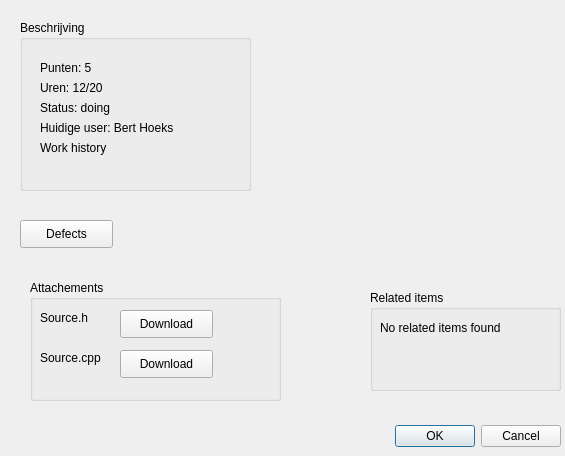
<?xml version="1.0" encoding="UTF-8"?>
<ui version="4.0">
 <class>SBI</class>
 <widget class="QDialog" name="SBI">
  <property name="geometry">
   <rect>
    <x>0</x>
    <y>0</y>
    <width>565</width>
    <height>456</height>
   </rect>
  </property>
  <property name="windowTitle">
   <string>Dialog</string>
  </property>
  <widget class="QDialogButtonBox" name="buttonBox">
   <property name="geometry">
    <rect>
     <x>360</x>
     <y>420</y>
     <width>201</width>
     <height>32</height>
    </rect>
   </property>
   <property name="orientation">
    <enum>Qt::Horizontal</enum>
   </property>
   <property name="standardButtons">
    <set>QDialogButtonBox::Cancel|QDialogButtonBox::Ok</set>
   </property>
  </widget>
  <widget class="QGroupBox" name="groupBox">
   <property name="geometry">
    <rect>
     <x>20</x>
     <y>20</y>
     <width>231</width>
     <height>171</height>
    </rect>
   </property>
   <property name="title">
    <string>Beschrijving</string>
   </property>
   <widget class="QLabel" name="label">
    <property name="geometry">
     <rect>
      <x>20</x>
      <y>40</y>
      <width>61</width>
      <height>16</height>
     </rect>
    </property>
    <property name="text">
     <string>Punten: 5</string>
    </property>
   </widget>
   <widget class="QLabel" name="label_2">
    <property name="geometry">
     <rect>
      <x>20</x>
      <y>60</y>
      <width>71</width>
      <height>16</height>
     </rect>
    </property>
    <property name="text">
     <string>Uren: 12/20</string>
    </property>
   </widget>
   <widget class="QLabel" name="label_3">
    <property name="geometry">
     <rect>
      <x>20</x>
      <y>80</y>
      <width>91</width>
      <height>16</height>
     </rect>
    </property>
    <property name="text">
     <string>Status: doing</string>
    </property>
   </widget>
   <widget class="QLabel" name="label_4">
    <property name="geometry">
     <rect>
      <x>20</x>
      <y>100</y>
      <width>161</width>
      <height>16</height>
     </rect>
    </property>
    <property name="text">
     <string>Huidige user: Bert Hoeks</string>
    </property>
   </widget>
   <widget class="QLabel" name="label_5">
    <property name="geometry">
     <rect>
      <x>20</x>
      <y>120</y>
      <width>81</width>
      <height>16</height>
     </rect>
    </property>
    <property name="text">
     <string>Work history</string>
    </property>
   </widget>
  </widget>
  <widget class="QPushButton" name="pushButton">
   <property name="geometry">
    <rect>
     <x>20</x>
     <y>220</y>
     <width>93</width>
     <height>28</height>
    </rect>
   </property>
   <property name="text">
    <string>Defects</string>
   </property>
  </widget>
  <widget class="QGroupBox" name="groupBox_2">
   <property name="geometry">
    <rect>
     <x>30</x>
     <y>280</y>
     <width>251</width>
     <height>121</height>
    </rect>
   </property>
   <property name="title">
    <string>Attachements</string>
   </property>
   <widget class="QLabel" name="label_6">
    <property name="geometry">
     <rect>
      <x>10</x>
      <y>30</y>
      <width>61</width>
      <height>16</height>
     </rect>
    </property>
    <property name="text">
     <string>Source.h</string>
    </property>
   </widget>
   <widget class="QPushButton" name="pushButton_2">
    <property name="geometry">
     <rect>
      <x>90</x>
      <y>30</y>
      <width>93</width>
      <height>28</height>
     </rect>
    </property>
    <property name="text">
     <string>Download</string>
    </property>
   </widget>
   <widget class="QLabel" name="label_7">
    <property name="geometry">
     <rect>
      <x>10</x>
      <y>70</y>
      <width>71</width>
      <height>16</height>
     </rect>
    </property>
    <property name="text">
     <string>Source.cpp</string>
    </property>
   </widget>
   <widget class="QPushButton" name="pushButton_3">
    <property name="geometry">
     <rect>
      <x>90</x>
      <y>70</y>
      <width>93</width>
      <height>28</height>
     </rect>
    </property>
    <property name="text">
     <string>Download</string>
    </property>
   </widget>
  </widget>
  <widget class="QGroupBox" name="groupBox_3">
   <property name="geometry">
    <rect>
     <x>370</x>
     <y>290</y>
     <width>191</width>
     <height>101</height>
    </rect>
   </property>
   <property name="title">
    <string>Related items</string>
   </property>
   <widget class="QLabel" name="label_8">
    <property name="geometry">
     <rect>
      <x>10</x>
      <y>30</y>
      <width>151</width>
      <height>16</height>
     </rect>
    </property>
    <property name="text">
     <string>No related items found</string>
    </property>
   </widget>
  </widget>
 </widget>
 <resources/>
 <connections>
  <connection>
   <sender>buttonBox</sender>
   <signal>accepted()</signal>
   <receiver>SBI</receiver>
   <slot>accept()</slot>
   <hints>
    <hint type="sourcelabel">
     <x>248</x>
     <y>254</y>
    </hint>
    <hint type="destinationlabel">
     <x>157</x>
     <y>274</y>
    </hint>
   </hints>
  </connection>
  <connection>
   <sender>buttonBox</sender>
   <signal>rejected()</signal>
   <receiver>SBI</receiver>
   <slot>reject()</slot>
   <hints>
    <hint type="sourcelabel">
     <x>316</x>
     <y>260</y>
    </hint>
    <hint type="destinationlabel">
     <x>286</x>
     <y>274</y>
    </hint>
   </hints>
  </connection>
 </connections>
</ui>
